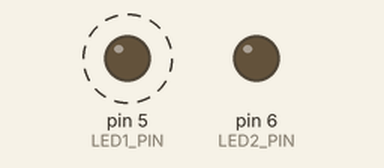
This sketch was run on a simulated Arduino Uno, built with avr-gcc and run on an emulated ATmega328P. On the bench: output pins drawn as LEDs (lit = HIGH). Dashed ring = blinking.

Above: at 0.2 s.
At 2.2 s:
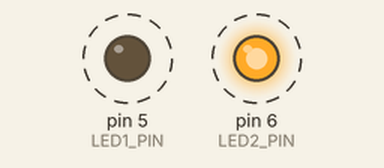
Timing chart, 0 to 3.0 s (numbered marks = the images above):
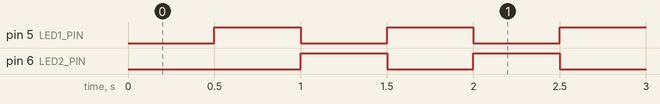

The sketch:

BlinkingLeds.ino
```cpp
/*

*/

#define LED1_PIN 5
#define LED2_PIN 6
#define DELAY 500


void setup() {

  Serial.begin(9600);
  pinMode(LED1_PIN, OUTPUT);
  pinMode(LED2_PIN, OUTPUT);
}

void loop() {

  digitalWrite(LED1_PIN, 0);
  delay(DELAY);
  digitalWrite(LED1_PIN, 1);
  digitalWrite(LED2_PIN, 0);
  delay(DELAY);
  digitalWrite(LED2_PIN, 1);

}
```

Measured:
- by itself, pin 5 (LED1_PIN), pin 6 (LED2_PIN): alternates HIGH for 0.50 s and LOW for 0.50 s
- by itself, everything shown: repeats every 1.0 s, in 3 steps
